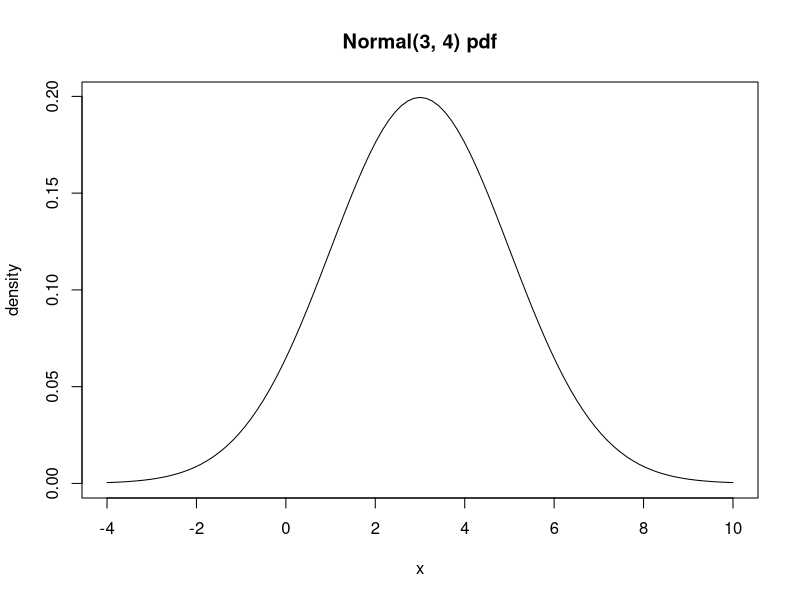

Write R code to recreate this figure. (Note: this script raises an error after producing the figure.)
## ---- chunk 1
curve(dnorm(x, 3, 2), xlim = c(-4, 10), main = "Normal(3, 4) pdf", ylab = "density")
## ---- chunk 2
question("What's the expected value of the above distribution?",
    answer("-4"),
    answer("0"),
    answer("1"),
    answer("4.25", correct = T),
    answer("16"),
    answer("19"),
    allow_retry = T)
## ---- chunk 3
curve(dnorm(x, 0, sqrt(.25)), xlim = c(-8, 8), main = "Normal pdfs", ylab = "density")
curve(dnorm(x, 0, sqrt(1)), col = "red", add = T)
curve(dnorm(x, 0, sqrt(4)), col = "blue", add = T)
curve(dnorm(x, 0, sqrt(9)), col = "green", add = T)
legend("topright", col = c("black", "red", "blue", "green"),
       title = "Variance",
       legend = c("0.25", "1", "4", "9"), lty = 1)
## ---- chunk 4
question("What is Var($X$) if $X \\sim Bernoulli(0.25)$?",
    answer("0.25"),
    answer("0.75"),
    answer("0.1875", correct = T),
    answer("0.5"),
    allow_retry = T)
## ---- chunk 5
X <- rexp(n = 1000, rate = 4)
a <- 92
mean(a * X)
a * mean(X)
## ---- chunk 6

## ---- chunk 7

## ---- chunk 8
iris_sub <- iris[c(1, 58, 34, 111, 89),]
fruits <- as.factor(c("apple", "grape", "grape", "orange", "grape", "apple"))
## ---- chunk 9
iris_sub$Species
as.numeric(iris_sub$Species)
levels(iris_sub$Species)
## ---- chunk 10
as.numeric(c("setosa", "versicolor", "setosa", "virginica", "versicolor"))
## ---- chunk 11
fruits <- as.factor(c("apple", "grape", "grape", "orange", "grape", "apple"))
fruits
## ---- chunk 12
fruits2 <- factor(fruits, levels = c("orange", "grape", "apple")) #reorder
fruits2
## ---- chunk 13
fruits3 <- relevel(fruits, ref = "orange") # just choose new reference
fruits3
## ---- chunk 14
fruits4 <- factor(fruits, labels = c("APPLE", "GRAPE", "ORANGE")) # relabel
fruits4
## ---- chunk 15

## ---- chunk 16
iris_sub$new_species <- # code here
## ---- chunk 17
iris_sub$new_species <- factor(iris_sub$Species, ...)
## ---- chunk 18
iris_sub$new_species <- factor(iris_sub$Species, levels = c("virginica", "versicolor", "setosa"), labels = c("VIRGINICA", "VERSICOLOR", "SETOSA"))
iris_sub$new_species
iris_sub
## ---- chunk 19

## ---- chunk 20
versicolor <- subset(iris, subset = Species == "setosa")
mean(versicolor$Petal.Length)
## ---- chunk 21
aggregate(iris$Petal.Length, by = list(iris$Species), FUN = mean)
## ---- chunk 22

## ---- chunk 23
aggregate(iris$Petal.Width, by = list(iris$Species), FUN = sd)
## ---- chunk 24

## ---- chunk 25
mtcars$transmission <- factor(...)
## ---- chunk 26
mtcars$transmission <- factor(mtcars$am, levels = c("1", "0"), labels = c("manual", "automatic"))
## ---- chunk 27
aggregate(mtcars$mpg, by = list(..., ...), FUN = mean)
## ---- chunk 28
mtcars$transmission <- factor(mtcars$am, levels = c("1", "0"), labels = c("manual", "automatic"))
mtcars$engine <- factor(mtcars$vs, levels = c("1", "0"), labels = c("straight", "V-shaped"))
aggregate(mtcars$mpg, by = list(mtcars$transmission, mtcars$engine), FUN = mean)
